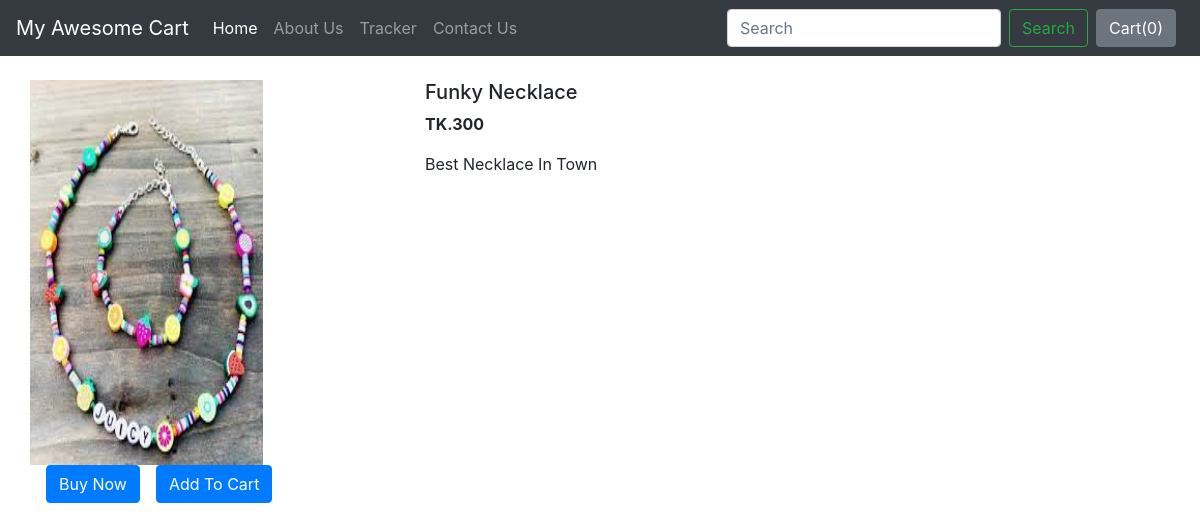
Page /shop/productview/4 on the committed database.
### shop/models.py (models this page shows, shortened)
class Product(models.Model):
    product_id=models.AutoField
    product_name=models.CharField(max_length=50)
    category=models.CharField(max_length=50,default='')
    price=models.IntegerField(default=0)
    subcategory=models.CharField(max_length=50,default='')
    desc=models.CharField(max_length=300)
    pub_date=models.DateField()
    image=models.ImageField(upload_to='shop/images',default='')

### shop/views.py (the view)
# urls.py: path("productview/<int:myid>",views.productview,name='productView'),
def productview(request,myid):
    product=Product.objects.filter(id=myid)
    return render(request,'shop/productview.html',{'product':product[0]})

### shop/templates/shop/productview.html (shortened to what this page needs)
{% extends 'shop/basic.html'%}
{% block body %}
<div class="container my-4">
    <div class="row">
    <div class="col-md-4">
<div class="row">
    <img src="/media/{{product.image}}" width="233px" height="385px">
</div>
<div class="row">
    <button class="btn btn-primary mx-3">Buy Now</button>
    <button class="btn btn-primary">Add To Cart</button>
</div>
</div>
<div class="col-md-8">
    <h5>{{product.product_name}}</h5>
    <p><b>TK.{{product.price}}</b></p>
    <p>{{product.desc}}</p>
</div>
</div>
</div>
{% endblock %}

### rows in the picture
Product: image (picture), product_name "Funky Necklace", price "300", desc "Best Necklace In Town"
